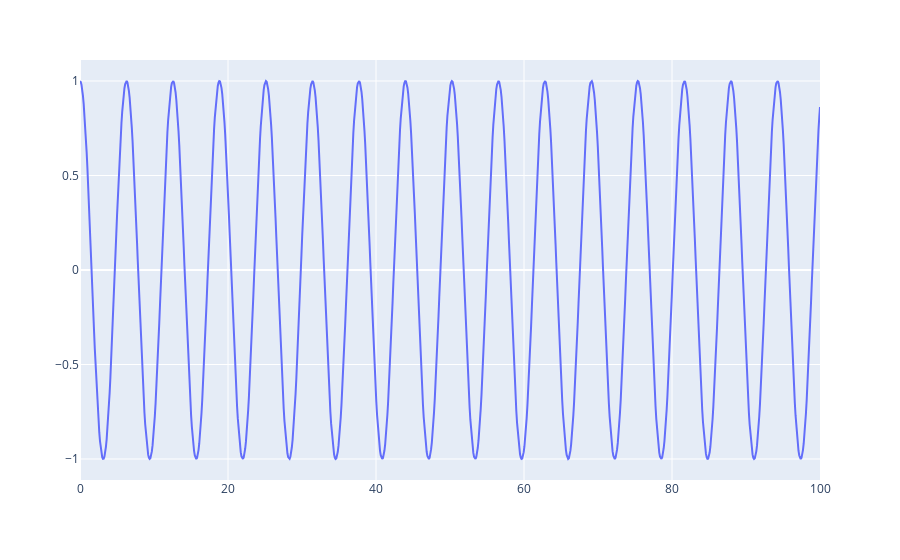

The notebook cell this image was saved under:
### Code cell
figShapes = px.line()
figShapes.add_scatter(x=(x_timestamp), y=(y_periodic), name="cos(x)")
#figShapes.add_scatter(x=(x_timestamp), y=(y_N_periodic), name="cos(n*x)")
#figShapes.add_scatter(x=(x_timestamp), y=(y_scaled), name="m*cos(x)")
figShapes.show()

### Figure 1 — Plotly figure (JSON) as saved in the notebook; plotly's stock layout.template omitted (floating-point values rounded to 4 significant figures; data arrays with more than 128 entries replaced by an {"elided": "..."} marker saying what was removed)
{"data": [{"name": "cos(x)", "type": "scatter", "x": {"elided": "1000 float values"}, "y": {"elided": "1000 float values"}}], "layout": {"legend": {"tracegroupgap": 0}, "margin": {"t": 60}, "xaxis": {"anchor": "y", "domain": [0, 1]}, "yaxis": {"anchor": "x", "domain": [0, 1]}}}
